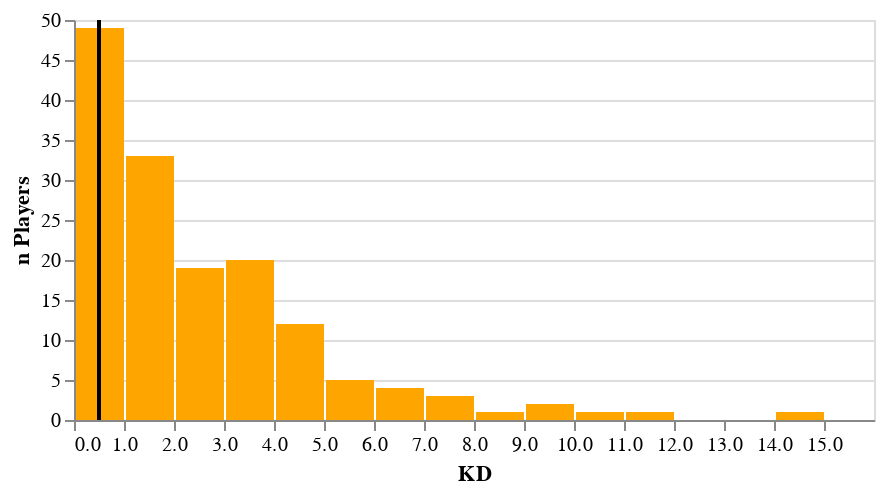

Notebook code cell kept with this figure:
### Code cell
base = alt.Chart(df)

hist2 = base.mark_bar().encode(
    x=alt.X('Kills:Q', bin=alt.BinParams(step=1)),
    y=alt.Y('count()', axis=alt.Axis(tickCount=10, format='', title='n Players')),
    tooltip=['Kills', 'count()'],
    color=alt.value("orange")
            
).properties(width=400, height=200)

red_median_line = base.mark_rule(color='black').encode(
    x=alt.X('median(KD):Q', title='KD'),
    size=alt.value(2)
)

hist2 + red_median_line

### Figure 1 — Vega-Lite specification as saved in the notebook (floating-point values rounded to 4 significant figures; data arrays with more than 128 entries replaced by an {"elided": "..."} marker saying what was removed)
{"config": {"view": {"continuousWidth": 400, "continuousHeight": 300}}, "layer": [{"mark": "bar", "encoding": {"color": {"value": "orange"}, "tooltip": [{"type": "quantitative", "field": "Kills"}, {"type": "quantitative", "aggregate": "count"}], "x": {"type": "quantitative", "bin": {"step": 1}, "field": "Kills"}, "y": {"type": "quantitative", "aggregate": "count", "axis": {"format": "", "tickCount": 10, "title": "n Players"}}}, "height": 200, "width": 400}, {"mark": {"type": "rule", "color": "black"}, "encoding": {"size": {"value": 2}, "x": {"type": "quantitative", "aggregate": "median", "field": "KD", "title": "KD"}}}], "data": {"name": "data-ade2b33c9649b9e463d98cb4d751d088"}, "$schema": "https://vega.github.io/schema/vega-lite/v4.8.1.json", "datasets": {"data-ade2b33c9649b9e463d98cb4d751d088": {"elided": "151 records"}}}
